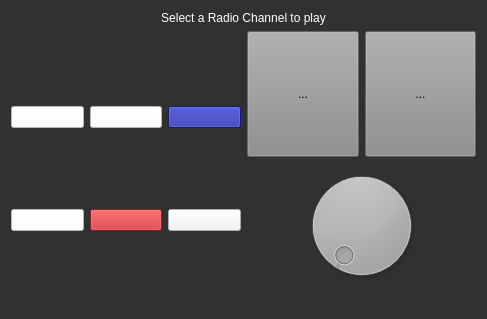
<?xml version="1.0" encoding="UTF-8"?>
<ui version="4.0">
 <class>Widget</class>
 <widget class="QWidget" name="Widget">
  <property name="windowModality">
   <enum>Qt::NonModal</enum>
  </property>
  <property name="geometry">
   <rect>
    <x>0</x>
    <y>0</y>
    <width>487</width>
    <height>319</height>
   </rect>
  </property>
  <property name="sizePolicy">
   <sizepolicy hsizetype="Fixed" vsizetype="Fixed">
    <horstretch>0</horstretch>
    <verstretch>0</verstretch>
   </sizepolicy>
  </property>
  <property name="windowTitle">
   <string>Radio Player</string>
  </property>
  <property name="windowIcon">
   <iconset resource="buttons.qrc">
    <normaloff>:/buttons/icon.png</normaloff>:/buttons/icon.png</iconset>
  </property>
  <property name="styleSheet">
   <string notr="true">background-color: rgb(49, 49, 49);</string>
  </property>
  <layout class="QVBoxLayout" name="verticalLayout">
   <item>
    <widget class="QLabel" name="statuslabel">
     <property name="font">
      <font>
       <weight>50</weight>
       <bold>false</bold>
      </font>
     </property>
     <property name="styleSheet">
      <string notr="true">color: rgb(255, 255, 255);</string>
     </property>
     <property name="text">
      <string>Select a Radio Channel to play</string>
     </property>
     <property name="alignment">
      <set>Qt::AlignCenter</set>
     </property>
    </widget>
   </item>
   <item>
    <layout class="QHBoxLayout" name="horizontalLayout">
     <item>
      <layout class="QGridLayout" name="gridLayout_2">
       <item row="0" column="0">
        <widget class="QPushButton" name="rathumakaraButton">
         <property name="toolTip">
          <string>RathuMakara FM</string>
         </property>
         <property name="styleSheet">
          <string notr="true">background-color: rgb(255, 255, 255);</string>
         </property>
         <property name="text">
          <string/>
         </property>
         <property name="icon">
          <iconset resource="buttons.qrc">
           <normaloff>:/buttons/rathumakara.png</normaloff>:/buttons/rathumakara.png</iconset>
         </property>
         <property name="iconSize">
          <size>
           <width>75</width>
           <height>75</height>
          </size>
         </property>
        </widget>
       </item>
       <item row="0" column="1">
        <widget class="QPushButton" name="kissButton">
         <property name="toolTip">
          <string>Kiss FM</string>
         </property>
         <property name="styleSheet">
          <string notr="true">background-color: rgb(255, 255, 255);</string>
         </property>
         <property name="text">
          <string/>
         </property>
         <property name="icon">
          <iconset resource="buttons.qrc">
           <normaloff>:/buttons/kiss_fm.png</normaloff>:/buttons/kiss_fm.png</iconset>
         </property>
         <property name="iconSize">
          <size>
           <width>75</width>
           <height>75</height>
          </size>
         </property>
        </widget>
       </item>
       <item row="1" column="1">
        <widget class="QPushButton" name="nethButton">
         <property name="toolTip">
          <string>Neth FM</string>
         </property>
         <property name="styleSheet">
          <string notr="true">background-color: rgb(198, 35, 36);</string>
         </property>
         <property name="text">
          <string/>
         </property>
         <property name="icon">
          <iconset resource="buttons.qrc">
           <normaloff>:/buttons/neth.png</normaloff>:/buttons/neth.png</iconset>
         </property>
         <property name="iconSize">
          <size>
           <width>75</width>
           <height>75</height>
          </size>
         </property>
        </widget>
       </item>
       <item row="0" column="2">
        <widget class="QPushButton" name="siyathaButton">
         <property name="toolTip">
          <string>Siyatha FM</string>
         </property>
         <property name="styleSheet">
          <string notr="true">background-color: rgb(32, 38, 160);</string>
         </property>
         <property name="text">
          <string/>
         </property>
         <property name="icon">
          <iconset resource="buttons.qrc">
           <normaloff>:/buttons/siyatha.png</normaloff>:/buttons/siyatha.png</iconset>
         </property>
         <property name="iconSize">
          <size>
           <width>75</width>
           <height>75</height>
          </size>
         </property>
        </widget>
       </item>
       <item row="1" column="0">
        <widget class="QPushButton" name="rhythmworldButton">
         <property name="toolTip">
          <string>Rhythm World</string>
         </property>
         <property name="styleSheet">
          <string notr="true">background-color: rgb(255, 255, 255);</string>
         </property>
         <property name="text">
          <string/>
         </property>
         <property name="icon">
          <iconset resource="buttons.qrc">
           <normaloff>:/buttons/rhythm_world.png</normaloff>:/buttons/rhythm_world.png</iconset>
         </property>
         <property name="iconSize">
          <size>
           <width>75</width>
           <height>75</height>
          </size>
         </property>
        </widget>
       </item>
       <item row="1" column="2">
        <widget class="QPushButton" name="lakhandaButton">
         <property name="toolTip">
          <string>Lakhanda</string>
         </property>
         <property name="styleSheet">
          <string notr="true">background-color: rgb(241, 241, 242);</string>
         </property>
         <property name="text">
          <string/>
         </property>
         <property name="icon">
          <iconset resource="buttons.qrc">
           <normaloff>:/buttons/lakhanda.png</normaloff>:/buttons/lakhanda.png</iconset>
         </property>
         <property name="iconSize">
          <size>
           <width>75</width>
           <height>75</height>
          </size>
         </property>
        </widget>
       </item>
      </layout>
     </item>
     <item>
      <layout class="QVBoxLayout" name="control_btn_wrapper">
       <property name="sizeConstraint">
        <enum>QLayout::SetFixedSize</enum>
       </property>
       <item>
        <layout class="QHBoxLayout" name="prev_stop_next_wrapper">
         <item>
          <widget class="QToolButton" name="btn_play">
           <property name="sizePolicy">
            <sizepolicy hsizetype="Ignored" vsizetype="MinimumExpanding">
             <horstretch>0</horstretch>
             <verstretch>0</verstretch>
            </sizepolicy>
           </property>
           <property name="toolTip">
            <string>Play</string>
           </property>
           <property name="styleSheet">
            <string notr="true">background-color: rgb(140, 140, 140);</string>
           </property>
           <property name="text">
            <string>...</string>
           </property>
           <property name="icon">
            <iconset resource="buttons.qrc">
             <normaloff>:/buttons/play.png</normaloff>:/buttons/play.png</iconset>
           </property>
          </widget>
         </item>
         <item>
          <widget class="QToolButton" name="btn_stop">
           <property name="sizePolicy">
            <sizepolicy hsizetype="Ignored" vsizetype="MinimumExpanding">
             <horstretch>0</horstretch>
             <verstretch>0</verstretch>
            </sizepolicy>
           </property>
           <property name="toolTip">
            <string>Stop</string>
           </property>
           <property name="styleSheet">
            <string notr="true">background-color: rgb(140, 140, 140);</string>
           </property>
           <property name="text">
            <string>...</string>
           </property>
           <property name="icon">
            <iconset resource="buttons.qrc">
             <normaloff>:/buttons/stop.png</normaloff>:/buttons/stop.png</iconset>
           </property>
          </widget>
         </item>
        </layout>
       </item>
       <item>
        <layout class="QHBoxLayout" name="playpause_wrapper"/>
       </item>
       <item>
        <widget class="QDial" name="volumedial">
         <property name="sizePolicy">
          <sizepolicy hsizetype="Ignored" vsizetype="MinimumExpanding">
           <horstretch>0</horstretch>
           <verstretch>0</verstretch>
          </sizepolicy>
         </property>
         <property name="maximum">
          <number>100</number>
         </property>
        </widget>
       </item>
       <item>
        <widget class="QLabel" name="volumeLabel">
         <property name="styleSheet">
          <string notr="true">color: rgb(255, 255, 255);</string>
         </property>
         <property name="text">
          <string/>
         </property>
         <property name="alignment">
          <set>Qt::AlignCenter</set>
         </property>
        </widget>
       </item>
      </layout>
     </item>
    </layout>
   </item>
  </layout>
 </widget>
 <layoutdefault spacing="6" margin="11"/>
 <resources>
  <include location="buttons.qrc"/>
 </resources>
 <connections/>
</ui>
